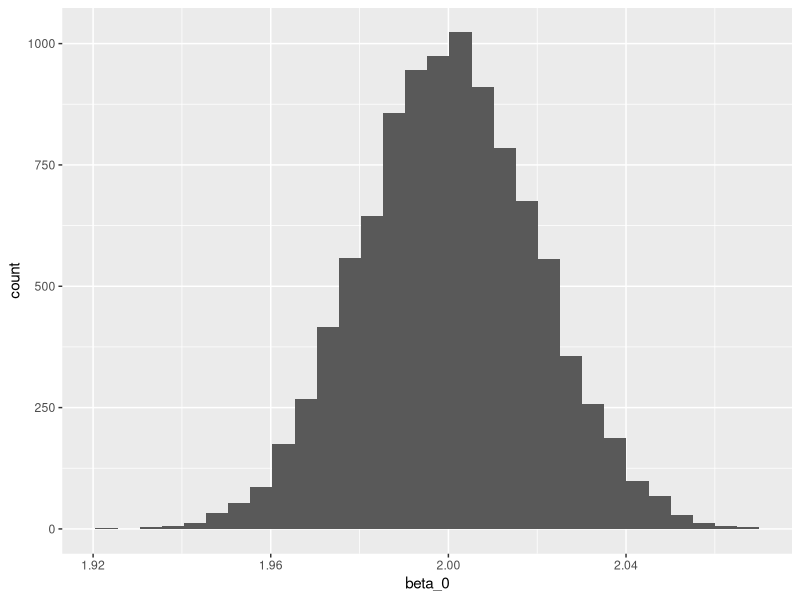
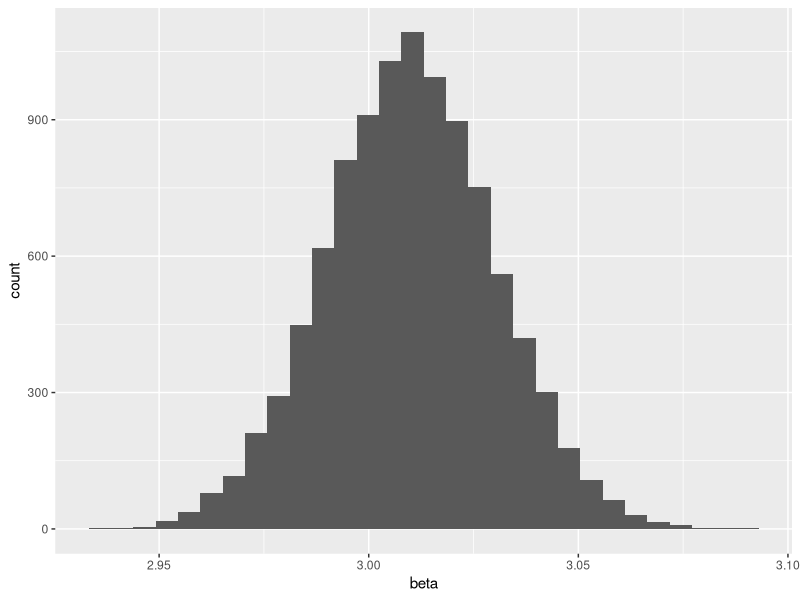
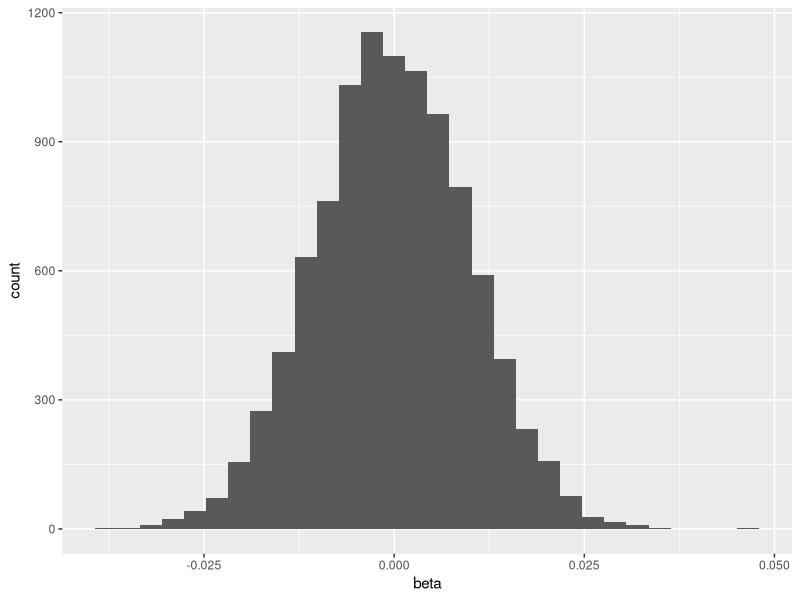

The R source for these figures, in order: (Note: a time limit stopped this script after it produced the figures.)
## ---- chunk 1
knitr::opts_chunk$set(cache = TRUE, echo = TRUE, warning = FALSE, message = FALSE)
## ---- chunk 2
library(tidyverse)
library(knitr)
## ---- chunk 3
set.seed(123456)
# doesn't appear that the distribution of X was specified
# I just used standard normal for x_1
N <- 10000


X_0 <- rep(1, N)
X_1 <-rnorm(n = N)

sigma <- 2
U <- rnorm(n = N, sd = sigma)

data <- tibble(X_0 = X_0,
               X_1 = X_1,
               U = U) 

kable(head(data))
## ---- chunk 4
beta <- c(2,3)

data <- data %>%
  mutate(Y = X_0*beta[[1]] + X_1*beta[[2]] + U)

knitr::kable(head(data))
## ---- chunk 5

X <- as.matrix(tibble(int =1,
            X_1 = data$X_1))

Y <- data$Y

beta_n <- solve(t(X)%*%X)%*%t(X)%*%Y

kable(beta_n, col.names = "Beta")
## ---- chunk 6
u <- Y - X%*%beta_n

u_sq <- as.vector(u *u)

sigma_sq_hat <- sum(u_sq)/N

V <- solve(t(X)%*%X)*sigma_sq_hat

se <- sqrt(diag(V))

kable(se, col.names = "standard error")
## ---- chunk 7
ols <- lm(Y ~ X_1, data)

summary(ols)
## ---- chunk 8

beta_sampler <- function(N = 10000, sigma = 2, beta =  c(2,3)){
  # we used standard normal for x_1
  X_0 <- rep(1, N)
  X_1 <-rnorm(n = N)
  
  
  U <- rnorm(n = N, sd = sigma)
  
  data <- tibble(X_0 = X_0,
                 X_1 = X_1,
                 U = U) 
  data <- data %>%
    mutate(Y = X_0*beta[[1]] + X_1*beta[[2]] + U)
  
  X <- as.matrix(tibble(int =1,
              X_1 = data$X_1))
  
  Y <- data$Y
  
  beta_n <- solve(t(X)%*%X)%*%t(X)%*%Y
  
  return(beta_n)
}
## ---- chunk 9
S <- 10000

beta_0_list <- vector(mode = "numeric" , length = S)
beta_1_list <- vector(mode = "numeric" , length = S)

set.seed(123456)

for (k in seq(1:S)) {
  current_sample <- beta_sampler()  
  
  beta_0_list[k] <- current_sample[[1]]
  beta_1_list[k] <- current_sample[[2]]
  
}
## ---- chunk 10
tibble(beta_0 = beta_0_list) %>%
  ggplot(aes(x = beta_0)) + 
  geom_histogram()
## ---- chunk 11
sd(beta_1_list)
## ---- chunk 12
set.seed(123456)
rct_sample <- function(N = 10000){
  U_1 <- rnorm(n = N)
  U_2 <- rnorm(n = N)
  
  assignment <- runif(n = N)
  
  sample <- tibble(U_1,
                   U_2,
                   assignment) %>%
    mutate(Y_1 = 5 + U_1,
           Y_0 = 2 + U_2,
           D = ifelse(assignment>0.5, 1, 0),
           beta = Y_1 - Y_0,
           Y = Y_0 + D*beta)

  
  return(sample)
  
}

single_sample <- rct_sample()

summary(lm(Y ~ D, data = single_sample))
## ---- chunk 13
N <- 10000
S <- 10000
  
beta_list <- vector(mode = "numeric", length = S)
  
for (k in seq(1:S)) {
    bootstrap <- single_sample %>%
      select(Y, D) %>%
      sample_n(size = N, replace = TRUE)
      
    model <- lm(Y ~ D, data = bootstrap)
    

    beta_list[[k]] <- model$coefficients[[2]]
}
## ---- chunk 14
sd(beta_list)
## ---- chunk 15
tibble(beta = beta_list) %>%
  ggplot(aes(x = beta)) +
  geom_histogram()
## ---- chunk 16

N <- 10000
S <- 10000
  
bad_boot_strap_list <- vector(mode = "numeric", length = S)
  
for (k in seq(1:S)) {
    Y <- sample(single_sample$Y, size = N, replace = TRUE)
    D <- sample(single_sample$Y, size = N, replace = TRUE)
    
    
    model <- lm(Y ~ D)
    

    bad_boot_strap_list[[k]] <- model$coefficients[[2]]
}

tibble(beta = bad_boot_strap_list) %>%
  ggplot(aes(x = beta)) +
  geom_histogram()
